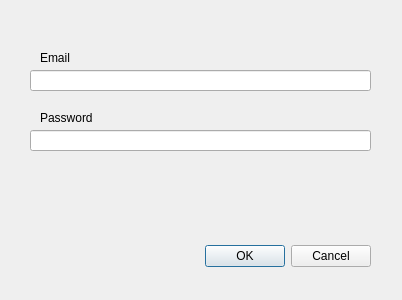
<?xml version="1.0" encoding="UTF-8"?>
<ui version="4.0">
 <class>Login</class>
 <widget class="QDialog" name="Login">
  <property name="geometry">
   <rect>
    <x>0</x>
    <y>0</y>
    <width>402</width>
    <height>300</height>
   </rect>
  </property>
  <property name="windowTitle">
   <string>Dialog</string>
  </property>
  <widget class="QDialogButtonBox" name="buttonBox">
   <property name="geometry">
    <rect>
     <x>30</x>
     <y>240</y>
     <width>341</width>
     <height>32</height>
    </rect>
   </property>
   <property name="orientation">
    <enum>Qt::Horizontal</enum>
   </property>
   <property name="standardButtons">
    <set>QDialogButtonBox::Cancel|QDialogButtonBox::Ok</set>
   </property>
  </widget>
  <widget class="QLineEdit" name="lineEmail">
   <property name="geometry">
    <rect>
     <x>30</x>
     <y>70</y>
     <width>341</width>
     <height>21</height>
    </rect>
   </property>
  </widget>
  <widget class="QLineEdit" name="linePassword">
   <property name="geometry">
    <rect>
     <x>30</x>
     <y>130</y>
     <width>341</width>
     <height>21</height>
    </rect>
   </property>
   <property name="echoMode">
    <enum>QLineEdit::Password</enum>
   </property>
  </widget>
  <widget class="QLabel" name="label">
   <property name="geometry">
    <rect>
     <x>40</x>
     <y>50</y>
     <width>141</width>
     <height>16</height>
    </rect>
   </property>
   <property name="text">
    <string>Email</string>
   </property>
  </widget>
  <widget class="QLabel" name="label_2">
   <property name="geometry">
    <rect>
     <x>40</x>
     <y>110</y>
     <width>141</width>
     <height>16</height>
    </rect>
   </property>
   <property name="text">
    <string>Password</string>
   </property>
  </widget>
 </widget>
 <resources/>
 <connections>
  <connection>
   <sender>buttonBox</sender>
   <signal>accepted()</signal>
   <receiver>Login</receiver>
   <slot>accept()</slot>
   <hints>
    <hint type="sourcelabel">
     <x>248</x>
     <y>254</y>
    </hint>
    <hint type="destinationlabel">
     <x>157</x>
     <y>274</y>
    </hint>
   </hints>
  </connection>
  <connection>
   <sender>buttonBox</sender>
   <signal>rejected()</signal>
   <receiver>Login</receiver>
   <slot>reject()</slot>
   <hints>
    <hint type="sourcelabel">
     <x>316</x>
     <y>260</y>
    </hint>
    <hint type="destinationlabel">
     <x>286</x>
     <y>274</y>
    </hint>
   </hints>
  </connection>
 </connections>
</ui>
